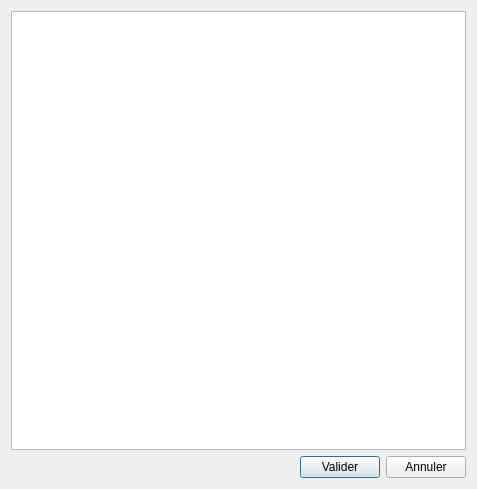
<?xml version="1.0" encoding="UTF-8"?>
<ui version="4.0">
 <class>AddInExam</class>
 <widget class="QDialog" name="AddInExam">
  <property name="geometry">
   <rect>
    <x>0</x>
    <y>0</y>
    <width>477</width>
    <height>489</height>
   </rect>
  </property>
  <property name="windowTitle">
   <string>Dialog</string>
  </property>
  <layout class="QGridLayout" name="gridLayout">
   <item row="0" column="0">
    <layout class="QVBoxLayout" name="verticalLayout">
     <item>
      <widget class="QTableWidget" name="tableWidget"/>
     </item>
     <item>
      <layout class="QHBoxLayout" name="horizontalLayout">
       <item>
        <spacer name="horizontalSpacer">
         <property name="orientation">
          <enum>Qt::Horizontal</enum>
         </property>
         <property name="sizeHint" stdset="0">
          <size>
           <width>40</width>
           <height>20</height>
          </size>
         </property>
        </spacer>
       </item>
       <item>
        <widget class="QPushButton" name="pushButton_valider">
         <property name="text">
          <string>Valider</string>
         </property>
        </widget>
       </item>
       <item>
        <widget class="QPushButton" name="pushButton_annuler">
         <property name="text">
          <string>Annuler</string>
         </property>
        </widget>
       </item>
      </layout>
     </item>
    </layout>
   </item>
  </layout>
 </widget>
 <resources/>
 <connections/>
</ui>
